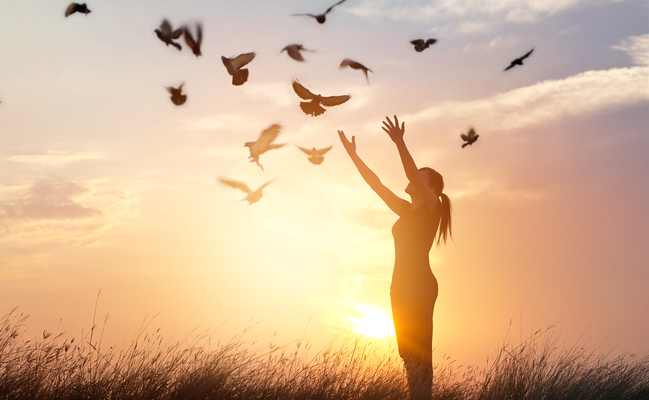
#> input picture life.jpg, 649 x 400 px
$ python rotate2.py
#> lines starting #> are read from the running program, lines starting #| are printed output that depends on the picture
import PIL, os
from PIL import Image

os.chdir('/home/entong/Pictures/') # change to directory where image is located

picture= Image.open('life.jpg')
#> picture is the input picture: PIL image 649x400 RGB; mean R, G, B 215.3, 181.1, 148.9

picture.rotate(90).save('life_rotated123.png')
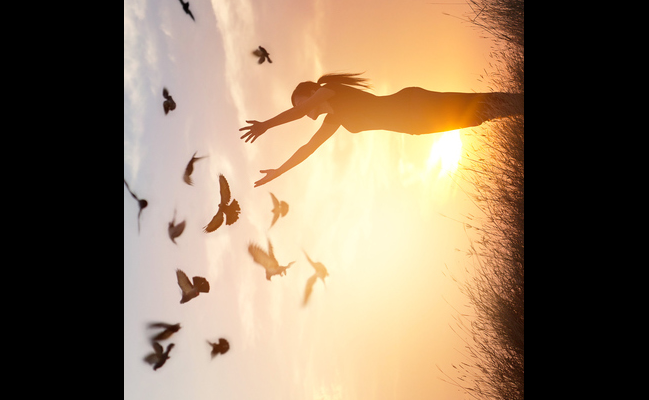
#> saved as life_rotated123.png: PIL image 649x400 RGB; mean R, G, B 137.6, 117.2, 94.1
